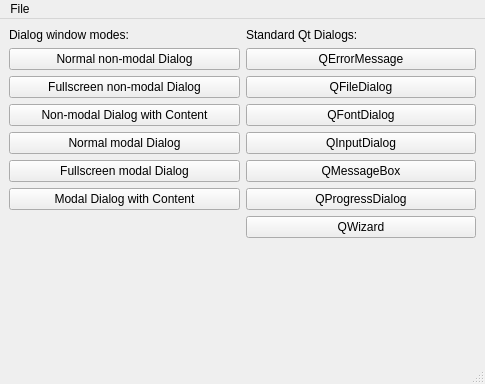
<?xml version="1.0" encoding="UTF-8"?>
<ui version="4.0">
 <class>MainWindow</class>
 <widget class="QMainWindow" name="MainWindow">
  <property name="geometry">
   <rect>
    <x>0</x>
    <y>0</y>
    <width>485</width>
    <height>384</height>
   </rect>
  </property>
  <property name="windowTitle">
   <string>Qt Style Dialog Test</string>
  </property>
  <widget class="QWidget" name="centralwidget">
   <layout class="QVBoxLayout" name="verticalLayout">
    <item>
     <layout class="QGridLayout" name="gridLayout">
      <item row="0" column="0">
       <widget class="QLabel" name="label">
        <property name="sizePolicy">
         <sizepolicy hsizetype="Minimum" vsizetype="Preferred">
          <horstretch>0</horstretch>
          <verstretch>0</verstretch>
         </sizepolicy>
        </property>
        <property name="text">
         <string>Dialog window modes:</string>
        </property>
       </widget>
      </item>
      <item row="0" column="1">
       <widget class="QLabel" name="label_2">
        <property name="sizePolicy">
         <sizepolicy hsizetype="Minimum" vsizetype="Minimum">
          <horstretch>0</horstretch>
          <verstretch>0</verstretch>
         </sizepolicy>
        </property>
        <property name="text">
         <string>Standard Qt Dialogs:</string>
        </property>
       </widget>
      </item>
      <item row="1" column="0">
       <widget class="QPushButton" name="normalNmDialogButton">
        <property name="text">
         <string>Normal non-modal Dialog</string>
        </property>
       </widget>
      </item>
      <item row="1" column="1">
       <widget class="QPushButton" name="errorMessageButton">
        <property name="text">
         <string>QErrorMessage</string>
        </property>
       </widget>
      </item>
      <item row="2" column="0">
       <widget class="QPushButton" name="fullScreenNmDialogButton">
        <property name="text">
         <string>Fullscreen non-modal Dialog</string>
        </property>
       </widget>
      </item>
      <item row="2" column="1">
       <widget class="QPushButton" name="fileDialogButton">
        <property name="text">
         <string>QFileDialog</string>
        </property>
       </widget>
      </item>
      <item row="3" column="0">
       <widget class="QPushButton" name="contentNmDialogButton">
        <property name="text">
         <string>Non-modal Dialog with Content</string>
        </property>
       </widget>
      </item>
      <item row="3" column="1">
       <widget class="QPushButton" name="fontDialogButton">
        <property name="text">
         <string>QFontDialog</string>
        </property>
       </widget>
      </item>
      <item row="4" column="0">
       <widget class="QPushButton" name="normalMDialogButton">
        <property name="text">
         <string>Normal modal Dialog</string>
        </property>
       </widget>
      </item>
      <item row="4" column="1">
       <widget class="QPushButton" name="inputDialogButton">
        <property name="text">
         <string>QInputDialog</string>
        </property>
       </widget>
      </item>
      <item row="5" column="0">
       <widget class="QPushButton" name="fullScreenMDialogButton">
        <property name="text">
         <string>Fullscreen modal Dialog</string>
        </property>
       </widget>
      </item>
      <item row="5" column="1">
       <widget class="QPushButton" name="messageBoxButton">
        <property name="text">
         <string>QMessageBox</string>
        </property>
       </widget>
      </item>
      <item row="6" column="0">
       <widget class="QPushButton" name="contentMDialogButton">
        <property name="text">
         <string>Modal Dialog with Content</string>
        </property>
       </widget>
      </item>
      <item row="6" column="1">
       <widget class="QPushButton" name="progressDialogButton">
        <property name="text">
         <string>QProgressDialog</string>
        </property>
       </widget>
      </item>
      <item row="7" column="1">
       <widget class="QPushButton" name="wizardButton">
        <property name="text">
         <string>QWizard</string>
        </property>
       </widget>
      </item>
     </layout>
    </item>
    <item>
     <spacer name="verticalSpacer">
      <property name="orientation">
       <enum>Qt::Vertical</enum>
      </property>
      <property name="sizeHint" stdset="0">
       <size>
        <width>20</width>
        <height>7</height>
       </size>
      </property>
     </spacer>
    </item>
   </layout>
  </widget>
  <widget class="QMenuBar" name="menuBar">
   <property name="geometry">
    <rect>
     <x>0</x>
     <y>0</y>
     <width>485</width>
     <height>30</height>
    </rect>
   </property>
   <widget class="QMenu" name="menuFile">
    <property name="title">
     <string>File</string>
    </property>
    <addaction name="actionQuit"/>
   </widget>
   <addaction name="menuFile"/>
  </widget>
  <widget class="QStatusBar" name="statusbar"/>
  <action name="actionQuit">
   <property name="text">
    <string>Quit</string>
   </property>
  </action>
  <action name="actionFile">
   <property name="text">
    <string>File</string>
   </property>
  </action>
 </widget>
 <resources/>
 <connections/>
</ui>
